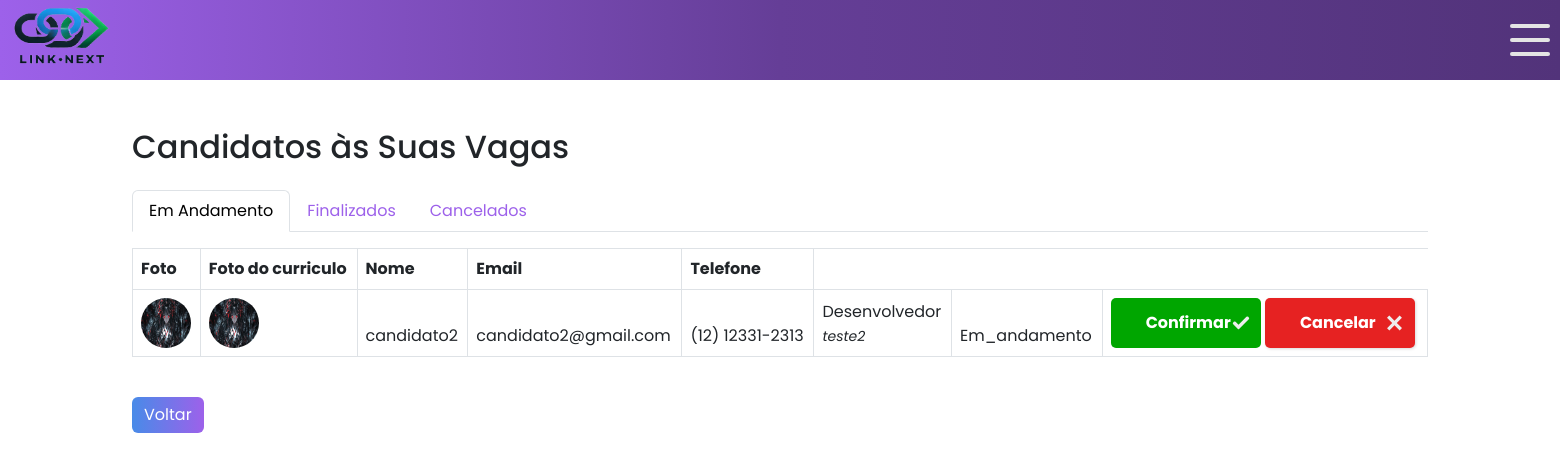
The page /candidato/candidatar.php (signed in) on the database its author committed.
### tables this page shows
CREATE TABLE `candidato_vaga` (
  `id` int(11) NOT NULL,
  `candidato_id` int(11) NOT NULL,
  `vaga_id` int(11) NOT NULL,
  `data_inscricao` timestamp NOT NULL DEFAULT current_timestamp(),
  `status` enum('em_andamento','finalizada','rejeitado') DEFAULT 'em_andamento'
);

CREATE TABLE `candidatos` (
  `id` int(11) NOT NULL,
  `nome_candidato` varchar(255) NOT NULL,
  `email_candidato` varchar(255) NOT NULL,
  `cpf_candidato` varchar(14) NOT NULL,
  `endereco_candidato` text NOT NULL,
  `telefone_candidato` varchar(15) NOT NULL,
  `formacao_academica` varchar(255) DEFAULT NULL,
  `experiencia_profissional` text DEFAULT NULL,
  `area_atuacao` varchar(100) NOT NULL,
  `senha_candidato` varchar(255) NOT NULL,
  `created_at` timestamp NOT NULL DEFAULT current_timestamp(),
  `tipo_usuario` enum('candidato','empresa') NOT NULL DEFAULT 'candidato',
  `foto_candidato` varchar(255) DEFAULT NULL,
  `google_id` varchar(255) DEFAULT NULL
);

CREATE TABLE `vagas` (
  `id` int(11) NOT NULL,
  `empresa_id` int(11) NOT NULL,
  `descricao` text NOT NULL,
  `requisitos` text DEFAULT NULL,
  `data_postagem` timestamp NOT NULL DEFAULT current_timestamp()
);

### candidato/candidatar.php (the view, shortened to what this page needs)
<?php
require_once("../conexao.php");
$empresa_id = $_SESSION['usuario']['id'];
$status_filtro = $_GET['status'] ?? 'em_andamento';
$tabs = [
    'em_andamento' => 'Em Andamento',
    'finalizada'   => 'Finalizados',
    'rejeitado'    => 'Cancelados',
];
$sql = "SELECT
            cv.id AS candidato_vaga_id,
            c.nome_candidato,
            c.email_candidato,
            c.telefone_candidato,
            c.foto_candidato,
            v.descricao,
            v.requisitos,
            cv.status
        FROM candidato_vaga cv
        JOIN candidatos c ON cv.candidato_id = c.id
        JOIN vagas v       ON cv.vaga_id = v.id
        WHERE v.empresa_id = ? AND cv.status = ?
        ORDER BY cv.data_inscricao DESC";
$stmt = $pdo->prepare($sql);
$stmt->execute([$empresa_id, $status_filtro]);
$candidatos = $stmt->fetchAll(PDO::FETCH_ASSOC);
?>
<!DOCTYPE html>
<html lang="pt-br">
<head>
  <link href="https://cdn.jsdelivr.net/npm/bootstrap@5.3.0/dist/css/bootstrap.min.css" rel="stylesheet">
</head>
<body>
<header>
    <div class="logo">
    <img src="/Projeto_RH/html/Assets/IMG/Link_Next_Logo_sem_fundo.png" alt="">
    </div>
  <div class="resp-but">
      <label for="checkbox" class="toggle">
        <div class="bars" id="bar1"></div>
        <div class="bars" id="bar2"></div>
        <div class="bars" id="bar3"></div>
      </label>
    </div>
  </header>
  <div class="container mt-5">
    <h2 class="mb-4">Candidatos às Suas Vagas</h2>
    <ul class="nav nav-tabs">
      <?php foreach ($tabs as $status => $label): ?>
        <li class="nav-item">
          <a
            class="nav-link <?= $status_filtro === $status ? 'active' : '' ?>"
            href="?status=<?= $status ?>"
          >
            <?= $label ?>
          </a>
        </li>
      <?php endforeach; ?>
    </ul>
    <?php if ($candidatos): ?>
      <table class="table table-bordered mt-3">
        <thead>
          <tr>
            <th>Foto</th>
            <th>Foto do curriculo</th>
            <th>Nome</th>
            <th>Email</th>
            <th>Telefone</th>
          <?php foreach ($candidatos as $cand): ?>
            <tr>
              <td>
                <?php if ($cand['foto_candidato']): ?>
                  <img src="<?= htmlspecialchars($cand['foto_candidato']) ?>"
                       width="50" height="50" class="rounded-circle">
                <?php else: ?>
                  <img src="/projeto_rh/html/Assets/IMG/default-avatar.png"
                       width="50" height="50" class="rounded-circle">
                <?php endif; ?>
              </td>
  <?php if ($cand['foto_candidato']): ?>
     <td>
    <img src="/projeto_rh/candidato/uploads/<?= htmlspecialchars($cand['foto_candidato']) ?>"
         width="50" height="50" class="rounded-circle"
         data-bs-toggle="modal"
         data-bs-target="#modalFoto<?= $cand['candidato_vaga_id'] ?>"
         style="cursor:pointer;" alt="Foto do Candidato">
</td>
  <?php else: ?>
    <img src="/projeto_rh/html/Assets/IMG/default-avatar.png"
         width="50" height="50" class="rounded-circle" alt="Foto padrão">
  <?php endif; ?>
              <td><?= htmlspecialchars($cand['nome_candidato']) ?></td>
              <td><?= htmlspecialchars($cand['email_candidato']) ?></td>
              <td><?= htmlspecialchars($cand['telefone_candidato']) ?></td>
              <td>
                <?= htmlspecialchars($cand['descricao']) ?><br>
                <small><i><?= htmlspecialchars($cand['requisitos']) ?></i></small>
              </td>
              <td><?= ucfirst(htmlspecialchars($cand['status'])) ?></td>
              <td>
                <?php if ($cand['status'] === 'em_andamento'): ?>
                  <form method="POST" style="display:inline-block">
<button type="submit" name="acao" value="confirmar" class="noselecte"><span class="text">Confirmar</span><span class="icon"><svg
      viewBox="0 0 24 24"
      height="24"
      width="24"
      xmlns="http://www.w3.org/2000/svg"
    >
      <path
        d="M9.707 19.121a.997.997 0 0 1-1.414 0l-5.646-5.647a1.5 1.5 0 0 1 0-2.121l.707-.707a1.5 1.5 0 0 1 2.121 0L9 14.171l9.525-9.525a1.5 1.5 0 0 1 2.121 0l.707.707a1.5 1.5 0 0 1 0 2.121z"
      ></path></svg></span>
</button>
                  </form>
                  <form method="POST" style="display:inline-block">
                    <button type="submit" name="acao" value="cancelar" class="noselect"><span class="text">Cancelar</span><span class="icon"><svg xmlns="http://www.w3.org/2000/svg" width="24" height="24" viewBox="0 0 24 24"><path d="M24 20.188l-8.315-8.209 8.2-8.282-3.697-3.697-8.212 8.318-8.31-8.203-3.666 3.666 8.321 8.24-8.206 8.313 3.666 3.666 8.237-8.318 8.285 8.203z"></path></svg></span></button>
                  </form>
                <?php else: ?>
                  <span class="text-muted">Ação realizada</span>
                <?php endif; ?>
              </td>
            </tr>
          <?php endforeach; ?>
      </table>
    <?php else: ?>
      <p class="text-center mt-4">Nenhum candidato para este status.</p>
    <?php endif; ?>
    <a href="/projeto_rh/empresa/pagina-empresa log.php"
       class="btn btn-secondary mt-4">Voltar</a>
  </div>
</body>
</html>

### candidato/candidatar.php (style rules this page uses)
* { margin: 0; padding: 0; box-sizing: border-box; font-family: "Poppins", sans-serif; }
.nav-link { color: #9D61EA; }
header { background: linear-gradient(90deg, #9D61EA 0%,#653e97 50%,#52337a 100%); width: 100%; height: 80px; display: flex; }
.resp-but { margin-top: 20px; margin-left: 1400px; }
.logo img { height: 70px; width: 100px; margin-left: 10px; }
.toggle { position: relative; width: 40px; height: 40px; cursor: pointer; display: flex; flex-direction: column; align-items: center; justify-content: center; gap: 10px; transition-duration: .3s; }
.bars { width: 100%; height: 4px; background-color: #e4e4e4; border-radius: 5px; transition-duration: .3s; }
.noselect { width: 150px; height: 50px; cursor: pointer; display: flex; align-items: center; background: red; border: none; border-radius: 5px; box-shadow: 1px 1px 3px rgba(0,0,0,0.15); background: #e62222; }
.noselect, .noselect span { transition: 200ms; }
.noselect .text { transform: translateX(35px); color: white; font-weight: bold; }
.noselect .icon { position: absolute; transform: translateX(110px); height: 40px; width: 40px; display: flex; align-items: center; justify-content: center; }
.noselect svg { width: 15px; fill: #eee; }
.noselecte { width: 150px; height: 50px; cursor: pointer; display: flex; align-items: center; background: Green; border: none; border-radius: 5px; background: #00a600; }
.noselecte, .noselecte span { transition: 200ms; }
.noselecte .text { transform: translateX(35px); color: white; font-weight: bold; }
.noselecte .icon { position: absolute; transform: translateX(110px); height: 40px; width: 40px; display: flex; align-items: center; justify-content: center; }
.noselecte svg { width: 20px; fill: #eee; }
.btn.btn-secondary.mt-4 { background: linear-gradient(to right, #488BE8, #9D61EA); transition: .3s all ease-in-out; border: none; }

### rows shown on the page
candidato_vaga: candidato.foto_candidato (picture), candidato.nome_candidato "candidato2", candidato.email_candidato "candidato2@gmail.com", candidato.telefone_candidato "(12) 12331-2313", vaga.descricao "Desenvolvedor", vaga.requisitos "teste2", status "Em_andamento"

### other values the page prints
$label "Em Andamento"
$label "Finalizados"
$label "Cancelados"
